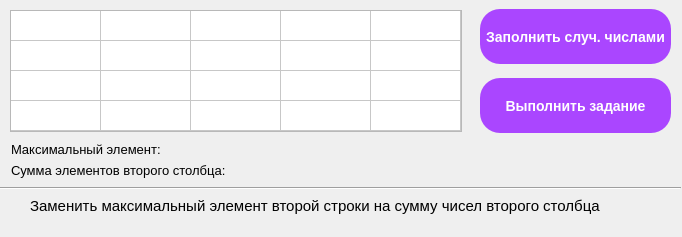
<?xml version="1.0" encoding="UTF-8"?>
<ui version="4.0">
 <class>Dialog</class>
 <widget class="QDialog" name="Dialog">
  <property name="geometry">
   <rect>
    <x>0</x>
    <y>0</y>
    <width>682</width>
    <height>237</height>
   </rect>
  </property>
  <property name="minimumSize">
   <size>
    <width>682</width>
    <height>237</height>
   </size>
  </property>
  <property name="maximumSize">
   <size>
    <width>682</width>
    <height>237</height>
   </size>
  </property>
  <property name="windowTitle">
   <string>Dialog</string>
  </property>
  <widget class="QTableWidget" name="tableWidget">
   <property name="enabled">
    <bool>true</bool>
   </property>
   <property name="geometry">
    <rect>
     <x>10</x>
     <y>10</y>
     <width>452</width>
     <height>122</height>
    </rect>
   </property>
   <property name="minimumSize">
    <size>
     <width>441</width>
     <height>0</height>
    </size>
   </property>
   <property name="maximumSize">
    <size>
     <width>455</width>
     <height>220</height>
    </size>
   </property>
   <property name="font">
    <font>
     <pointsize>10</pointsize>
    </font>
   </property>
   <property name="rowCount">
    <number>4</number>
   </property>
   <attribute name="horizontalHeaderVisible">
    <bool>false</bool>
   </attribute>
   <attribute name="horizontalHeaderCascadingSectionResizes">
    <bool>false</bool>
   </attribute>
   <attribute name="horizontalHeaderMinimumSectionSize">
    <number>55</number>
   </attribute>
   <attribute name="horizontalHeaderDefaultSectionSize">
    <number>90</number>
   </attribute>
   <attribute name="verticalHeaderVisible">
    <bool>false</bool>
   </attribute>
   <attribute name="verticalHeaderHighlightSections">
    <bool>false</bool>
   </attribute>
   <row>
    <property name="text">
     <string/>
    </property>
   </row>
   <row>
    <property name="text">
     <string/>
    </property>
   </row>
   <row>
    <property name="text">
     <string/>
    </property>
   </row>
   <row>
    <property name="text">
     <string/>
    </property>
   </row>
   <column>
    <property name="text">
     <string>C1</string>
    </property>
   </column>
   <column>
    <property name="text">
     <string>C2</string>
    </property>
   </column>
   <column>
    <property name="text">
     <string>C3</string>
    </property>
   </column>
   <column>
    <property name="text">
     <string>C4</string>
    </property>
   </column>
   <column>
    <property name="text">
     <string>C5</string>
    </property>
   </column>
  </widget>
  <widget class="QPushButton" name="btn_random_number">
   <property name="geometry">
    <rect>
     <x>480</x>
     <y>9</y>
     <width>191</width>
     <height>55</height>
    </rect>
   </property>
   <property name="font">
    <font>
     <family>Segoe UI</family>
     <pointsize>-1</pointsize>
     <weight>87</weight>
     <bold>true</bold>
    </font>
   </property>
   <property name="styleSheet">
    <string notr="true">background-color:rgb(170, 70, 255);
color:rgb(255,255,255);
border-radius:20px;
font-size:14px;
font-weight:700</string>
   </property>
   <property name="text">
    <string>Заполнить случ. числами</string>
   </property>
  </widget>
  <widget class="QPushButton" name="btn_solve">
   <property name="geometry">
    <rect>
     <x>480</x>
     <y>78</y>
     <width>191</width>
     <height>55</height>
    </rect>
   </property>
   <property name="font">
    <font>
     <family>Segoe UI</family>
     <pointsize>-1</pointsize>
     <weight>87</weight>
     <bold>true</bold>
    </font>
   </property>
   <property name="styleSheet">
    <string notr="true">background-color:rgb(170, 70, 255);
color:rgb(255,255,255);
border-radius:20px;
font-size:14px;
font-weight:700</string>
   </property>
   <property name="text">
    <string>Выполнить задание</string>
   </property>
  </widget>
  <widget class="QLabel" name="label_max_el">
   <property name="geometry">
    <rect>
     <x>11</x>
     <y>141</y>
     <width>331</width>
     <height>16</height>
    </rect>
   </property>
   <property name="font">
    <font>
     <family>Segoe UI</family>
     <pointsize>10</pointsize>
    </font>
   </property>
   <property name="text">
    <string>Максимальный элемент:</string>
   </property>
  </widget>
  <widget class="QLabel" name="label_sum">
   <property name="geometry">
    <rect>
     <x>11</x>
     <y>160</y>
     <width>331</width>
     <height>20</height>
    </rect>
   </property>
   <property name="font">
    <font>
     <family>Segoe UI</family>
     <pointsize>10</pointsize>
    </font>
   </property>
   <property name="text">
    <string>Сумма элементов второго столбца:</string>
   </property>
  </widget>
  <widget class="QLabel" name="label_task_1">
   <property name="geometry">
    <rect>
     <x>30</x>
     <y>190</y>
     <width>631</width>
     <height>31</height>
    </rect>
   </property>
   <property name="font">
    <font>
     <family>Segoe UI</family>
     <pointsize>11</pointsize>
    </font>
   </property>
   <property name="text">
    <string>Заменить максимальный элемент второй строки на сумму чисел второго столбца</string>
   </property>
  </widget>
  <widget class="QLabel" name="label_error">
   <property name="geometry">
    <rect>
     <x>350</x>
     <y>144</y>
     <width>321</width>
     <height>31</height>
    </rect>
   </property>
   <property name="font">
    <font>
     <family>Segoe UI</family>
     <pointsize>13</pointsize>
     <weight>50</weight>
     <bold>false</bold>
    </font>
   </property>
   <property name="styleSheet">
    <string notr="true">color: rgb(170, 0, 0);</string>
   </property>
   <property name="text">
    <string/>
   </property>
  </widget>
  <widget class="Line" name="line">
   <property name="geometry">
    <rect>
     <x>0</x>
     <y>180</y>
     <width>681</width>
     <height>16</height>
    </rect>
   </property>
   <property name="orientation">
    <enum>Qt::Horizontal</enum>
   </property>
  </widget>
 </widget>
 <resources/>
 <connections/>
</ui>
